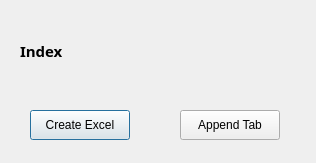
<?xml version="1.0" encoding="UTF-8"?>
<ui version="4.0">
 <class>Dialog</class>
 <widget class="QDialog" name="Dialog">
  <property name="geometry">
   <rect>
    <x>0</x>
    <y>0</y>
    <width>316</width>
    <height>163</height>
   </rect>
  </property>
  <property name="windowTitle">
   <string>Dialog</string>
  </property>
  <widget class="QLabel" name="label">
   <property name="geometry">
    <rect>
     <x>20</x>
     <y>30</y>
     <width>271</width>
     <height>41</height>
    </rect>
   </property>
   <property name="font">
    <font>
     <family>Arial Black</family>
     <pointsize>11</pointsize>
     <weight>75</weight>
     <bold>true</bold>
    </font>
   </property>
   <property name="text">
    <string>Index</string>
   </property>
  </widget>
  <widget class="QPushButton" name="pushButton">
   <property name="geometry">
    <rect>
     <x>30</x>
     <y>110</y>
     <width>100</width>
     <height>30</height>
    </rect>
   </property>
   <property name="text">
    <string>Create Excel</string>
   </property>
  </widget>
  <widget class="QPushButton" name="pushButton_2">
   <property name="geometry">
    <rect>
     <x>180</x>
     <y>110</y>
     <width>100</width>
     <height>30</height>
    </rect>
   </property>
   <property name="text">
    <string>Append Tab</string>
   </property>
  </widget>
 </widget>
 <resources/>
 <connections/>
</ui>
